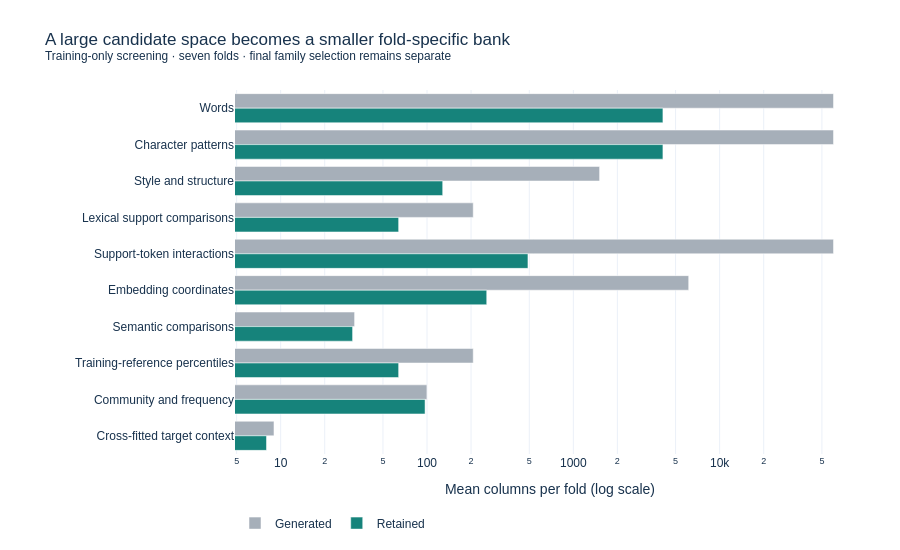

Notebook source saved alongside this figure:
### Markdown cell above
## 2 · Search broadly, with a reason for each family
Words and character patterns capture phrasing and morphology. Style measures test requests, links and emphasis. Rule/support similarities, token products and semantic geometry test whether the comment resembles prohibited examples more than permitted ones. Training-reference ranks test relative position; community frequencies and cross-fitted target context test group effects and shortcut risk.

The encoder is already rule-conditioned. Its raw coordinates, support products and compact scalar comparisons are separate representations. Full-vocabulary, NB-weighted and five fixed SVD controls test whether screening or representation scale explains an apparent gain. [Detailed family rationale, availability and leakage analysis](../docs/FEATURE_RESEARCH.md#candidate-space-and-availability).

No timestamps, author histories, threads, opponents, coaches or ratings exist in the schema. Temporal and historical sports/customer-style features would invent unavailable information.

### Code cell
screens = pd.DataFrame(expanded["screening"]["families"] + retrieval["screening"] + formatting["screening"])
assert (screens.candidates == screens.retained + screens.rejected).all()
totals = screens.groupby(["protocol", "fold"])[["candidates", "retained", "rejected"]].sum()
display(totals.rename(columns={"candidates": "All candidates", "retained": "All retained", "rejected": "All rejected"}))
print("Retained widths describe separate banks, not the selected centroid.")
display_expanded(root, "screening")

### Figure 1 — Plotly figure (JSON) as saved in the notebook; plotly's stock layout.template omitted (floating-point values rounded to 4 significant figures)
{"data": [{"marker": {"color": "#a6afb9"}, "name": "Generated", "orientation": "h", "type": "bar", "x": [60000.0, 60000.0, 1512.0, 207.0, 60000.0, 6144.0, 32.0, 207.0, 99.86, 9.0], "y": ["Words", "Character patterns", "Style and structure", "Lexical support comparisons", "Support-token interactions", "Embedding coordinates", "Semantic comparisons", "Training-reference percentiles", "Community and frequency", "Cross-fitted target context"]}, {"marker": {"color": "#16837b"}, "name": "Retained", "orientation": "h", "type": "bar", "x": [4096.0, 4096.0, 128.0, 64.0, 489.7, 256.0, 31.0, 64.0, 97.0, 8.0], "y": ["Words", "Character patterns", "Style and structure", "Lexical support comparisons", "Support-token interactions", "Embedding coordinates", "Semantic comparisons", "Training-reference percentiles", "Community and frequency", "Cross-fitted target context"]}], "layout": {"barmode": "group", "font": {"color": "#18324d", "family": "Arial", "size": 12}, "height": 550, "legend": {"orientation": "h", "y": -0.15}, "margin": {"b": 65, "l": 235, "r": 35, "t": 90}, "title": {"text": "A large candidate space becomes a smaller fold-specific bank<br><sup>Training-only screening · seven folds · final family selection remains separate</sup>"}, "xaxis": {"title": {"text": "Mean columns per fold (log scale)"}, "type": "log"}, "yaxis": {"autorange": "reversed"}}}
